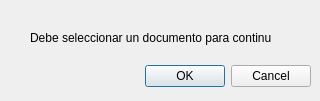
<?xml version="1.0" encoding="UTF-8"?>
<ui version="4.0">
 <class>Advertencia</class>
 <widget class="QDialog" name="Advertencia">
  <property name="geometry">
   <rect>
    <x>0</x>
    <y>0</y>
    <width>320</width>
    <height>101</height>
   </rect>
  </property>
  <property name="windowTitle">
   <string>Dialog</string>
  </property>
  <widget class="QDialogButtonBox" name="buttonBox">
   <property name="geometry">
    <rect>
     <x>10</x>
     <y>60</y>
     <width>301</width>
     <height>32</height>
    </rect>
   </property>
   <property name="orientation">
    <enum>Qt::Horizontal</enum>
   </property>
   <property name="standardButtons">
    <set>QDialogButtonBox::Cancel|QDialogButtonBox::Ok</set>
   </property>
  </widget>
  <widget class="QLabel" name="label">
   <property name="geometry">
    <rect>
     <x>30</x>
     <y>30</y>
     <width>241</width>
     <height>16</height>
    </rect>
   </property>
   <property name="text">
    <string>Debe seleccionar un documento para continuar</string>
   </property>
  </widget>
 </widget>
 <resources/>
 <connections>
  <connection>
   <sender>buttonBox</sender>
   <signal>accepted()</signal>
   <receiver>Advertencia</receiver>
   <slot>accept()</slot>
   <hints>
    <hint type="sourcelabel">
     <x>248</x>
     <y>254</y>
    </hint>
    <hint type="destinationlabel">
     <x>157</x>
     <y>274</y>
    </hint>
   </hints>
  </connection>
  <connection>
   <sender>buttonBox</sender>
   <signal>rejected()</signal>
   <receiver>Advertencia</receiver>
   <slot>reject()</slot>
   <hints>
    <hint type="sourcelabel">
     <x>316</x>
     <y>260</y>
    </hint>
    <hint type="destinationlabel">
     <x>286</x>
     <y>274</y>
    </hint>
   </hints>
  </connection>
 </connections>
</ui>
